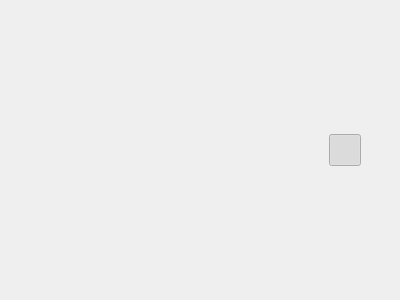
<?xml version="1.0" encoding="UTF-8"?>
<ui version="4.0">
 <class>SegmentationExplorer</class>
 <widget class="QWidget" name="SegmentationExplorer">
  <property name="geometry">
   <rect>
    <x>0</x>
    <y>0</y>
    <width>400</width>
    <height>300</height>
   </rect>
  </property>
  <property name="minimumSize">
   <size>
    <width>400</width>
    <height>300</height>
   </size>
  </property>
  <property name="windowTitle">
   <string>Segmentation Exporer</string>
  </property>
  <layout class="QVBoxLayout" name="verticalLayout">
   <property name="leftMargin">
    <number>1</number>
   </property>
   <property name="topMargin">
    <number>0</number>
   </property>
   <property name="rightMargin">
    <number>1</number>
   </property>
   <property name="bottomMargin">
    <number>0</number>
   </property>
   <item>
    <layout class="QHBoxLayout" name="horizontalLayout">
     <item>
      <layout class="QVBoxLayout" name="verticalLayout_3">
       <item>
        <layout class="QVBoxLayout" name="viewLayout"/>
       </item>
       <item>
        <layout class="QHBoxLayout" name="controlLayout">
         <item>
          <widget class="QPushButton" name="m_snapshot">
           <property name="sizePolicy">
            <sizepolicy hsizetype="Fixed" vsizetype="Fixed">
             <horstretch>0</horstretch>
             <verstretch>0</verstretch>
            </sizepolicy>
           </property>
           <property name="minimumSize">
            <size>
             <width>32</width>
             <height>32</height>
            </size>
           </property>
           <property name="maximumSize">
            <size>
             <width>32</width>
             <height>32</height>
            </size>
           </property>
           <property name="baseSize">
            <size>
             <width>32</width>
             <height>32</height>
            </size>
           </property>
           <property name="toolTip">
            <string>Take Scene Snapshot</string>
           </property>
           <property name="text">
            <string/>
           </property>
           <property name="icon">
            <iconset resource="rsc/espina.qrc">
             <normaloff>:/espina/snapshot_scene.svg</normaloff>:/espina/snapshot_scene.svg</iconset>
           </property>
           <property name="iconSize">
            <size>
             <width>22</width>
             <height>22</height>
            </size>
           </property>
           <property name="flat">
            <bool>true</bool>
           </property>
          </widget>
         </item>
         <item>
          <widget class="QPushButton" name="m_export">
           <property name="sizePolicy">
            <sizepolicy hsizetype="Fixed" vsizetype="Fixed">
             <horstretch>0</horstretch>
             <verstretch>0</verstretch>
            </sizepolicy>
           </property>
           <property name="minimumSize">
            <size>
             <width>32</width>
             <height>32</height>
            </size>
           </property>
           <property name="maximumSize">
            <size>
             <width>32</width>
             <height>32</height>
            </size>
           </property>
           <property name="baseSize">
            <size>
             <width>32</width>
             <height>32</height>
            </size>
           </property>
           <property name="toolTip">
            <string>Export 3D Scene</string>
           </property>
           <property name="text">
            <string/>
           </property>
           <property name="icon">
            <iconset resource="rsc/espina.qrc">
             <normaloff>:/espina/export_scene.svg</normaloff>:/espina/export_scene.svg</iconset>
           </property>
           <property name="iconSize">
            <size>
             <width>22</width>
             <height>22</height>
            </size>
           </property>
           <property name="flat">
            <bool>true</bool>
           </property>
          </widget>
         </item>
         <item>
          <spacer name="horizontalSpacer">
           <property name="orientation">
            <enum>Qt::Horizontal</enum>
           </property>
           <property name="sizeHint" stdset="0">
            <size>
             <width>40</width>
             <height>20</height>
            </size>
           </property>
          </spacer>
         </item>
         <item>
          <widget class="QPushButton" name="m_renderMesh">
           <property name="minimumSize">
            <size>
             <width>32</width>
             <height>32</height>
            </size>
           </property>
           <property name="maximumSize">
            <size>
             <width>32</width>
             <height>32</height>
            </size>
           </property>
           <property name="text">
            <string/>
           </property>
           <property name="icon">
            <iconset resource="rsc/espina.qrc">
             <normaloff>:/espina/mesh.png</normaloff>:/espina/mesh.png</iconset>
           </property>
           <property name="iconSize">
            <size>
             <width>22</width>
             <height>22</height>
            </size>
           </property>
           <property name="checkable">
            <bool>true</bool>
           </property>
           <property name="checked">
            <bool>true</bool>
           </property>
           <property name="flat">
            <bool>true</bool>
           </property>
          </widget>
         </item>
         <item>
          <widget class="QPushButton" name="m_renderPlane">
           <property name="minimumSize">
            <size>
             <width>32</width>
             <height>32</height>
            </size>
           </property>
           <property name="maximumSize">
            <size>
             <width>32</width>
             <height>32</height>
            </size>
           </property>
           <property name="text">
            <string/>
           </property>
           <property name="icon">
            <iconset resource="rsc/espina.qrc">
             <normaloff>:/espina/appPlane.svg</normaloff>:/espina/appPlane.svg</iconset>
           </property>
           <property name="iconSize">
            <size>
             <width>22</width>
             <height>22</height>
            </size>
           </property>
           <property name="checkable">
            <bool>true</bool>
           </property>
           <property name="flat">
            <bool>true</bool>
           </property>
          </widget>
         </item>
        </layout>
       </item>
      </layout>
     </item>
     <item>
      <layout class="QVBoxLayout" name="pluginLayout"/>
     </item>
    </layout>
   </item>
  </layout>
 </widget>
 <resources>
  <include location="rsc/espina.qrc"/>
 </resources>
 <connections/>
</ui>
